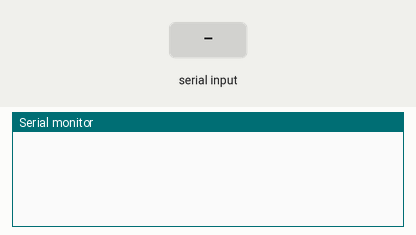
The sketch below on a simulated Arduino Uno, built with avr-gcc and run on an emulated ATmega328P. On the bench: the last lines printed to the serial monitor. Inputs (shaded band) come from the test bench.

Above: at 1.2 s.
1.3 s: "p," received over Serial
At 2.1 s:
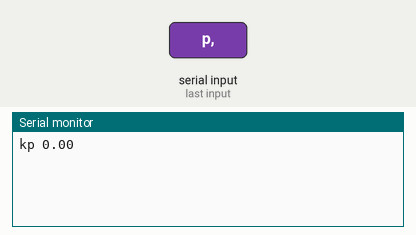
2.8 s: "i," received over Serial
At 3.2 s:
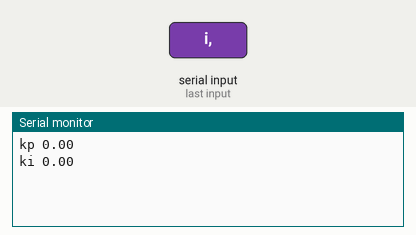
4.3 s: "d," received over Serial
At 5.5 s:
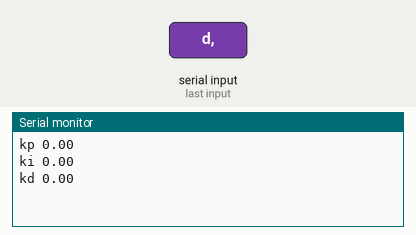
5.8 s: "a," received over Serial
At 6.3 s:
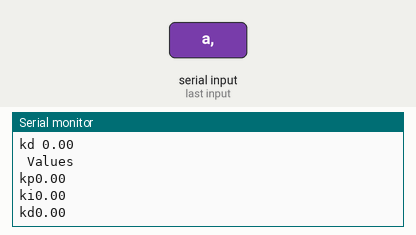

Measured:
- after the input at 1.3 s, the serial monitor: prints a new line at once (image 1)
- after the input at 2.8 s, the serial monitor: prints a new line at once (image 2)
- after the input at 4.3 s, the serial monitor: prints a new line at once (image 3)
- after the input at 5.8 s, the serial monitor: prints a new line at once (image 4)

The sketch:

PID_control_serial.ino
```cpp
void setup() {
Serial.begin(9600);
}
int i;
float kp,ki,kd;
char c;

String s;
String s1="                     ";
void loop() {
 while(Serial.available())
  {
    s=Serial.readStringUntil(',');
    c=s[0];
    for(i=1;i<strlen(&s[0]);i++)
      s1[i-1]=s[i];
      s1[i-1]='\0';
    switch(c)
    {
      case 'p':
          kp=atof(&s1[0]);
          Serial.print("\nkp ");
          Serial.print(kp);
          break;
      case 'i':
          ki=atof(&s1[0]);
          Serial.print("\nki ");
          Serial.print(ki);
          break;
      case 'd':
          kd=atof(&s1[0]);

          Serial.print("\nkd ");
          Serial.print(kd);
          break;
       case 'a':
       Serial.print("\n Values");
       Serial.print("\nkp");
          Serial.print(kp);
           Serial.print("\nki");
          Serial.print(ki);
            Serial.print("\nkd");
          Serial.print(kd);

    }
  }
}
```
